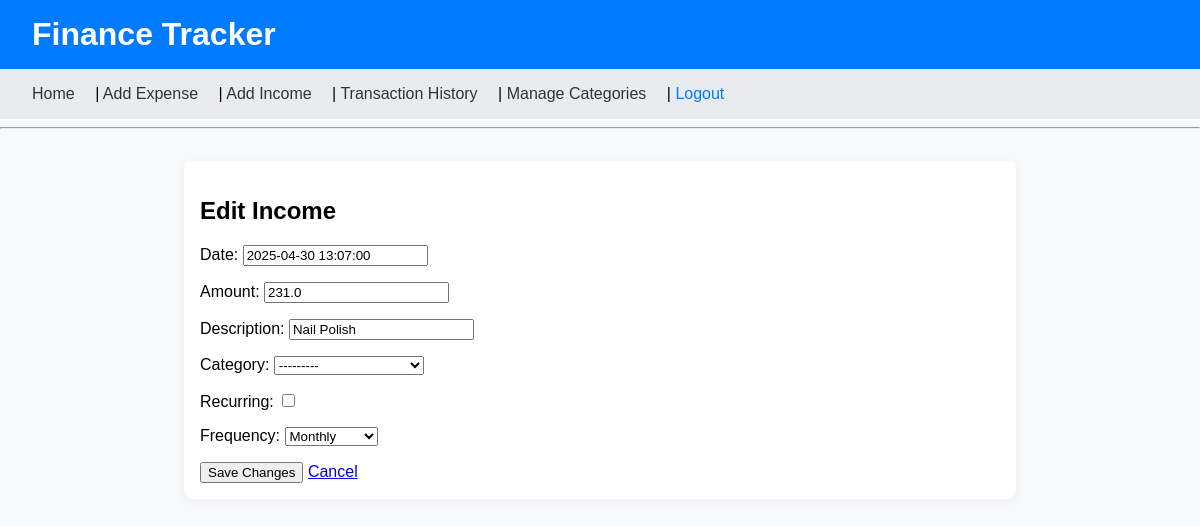
The page /edit-income/19/ (signed in) on the database as committed earlier.
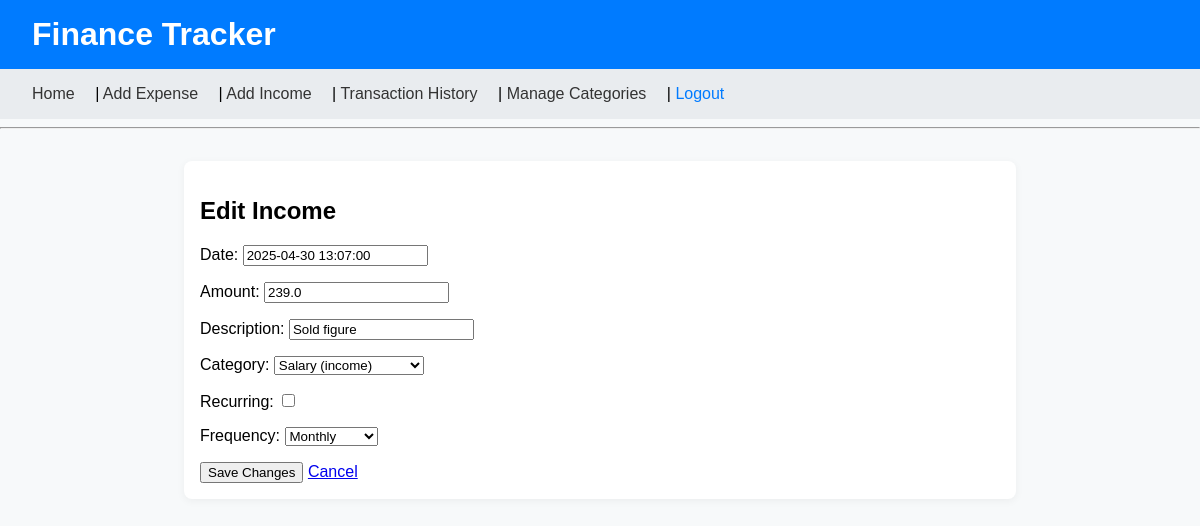
The same page on the database as committed later.
### finance/models.py (models this page shows, shortened)
class Income(models.Model):
    user = models.ForeignKey(User, on_delete=models.CASCADE)
    date = models.DateTimeField()
    amount = models.FloatField()
    description = models.CharField(max_length=25)
    category = models.ForeignKey(Category, on_delete=models.CASCADE)
    recurring = models.BooleanField(default=False)
    frequency = models.CharField(
        max_length=20,
        choices=FREQUENCY_CHOICES,
        default='monthly',
    )

### finance/views.py (the view)
# urls.py: path('edit-income/<int:income_id>/', views.edit_income, name='edit_income'),
def edit_income(request, income_id):
    income = get_object_or_404(Income, id=income_id, user=request.user)
    if request.method == "POST":
        form = IncomeForm(request.POST, instance=income)
        if form.is_valid():
            update_income = form.save(commit=False)
            update_income.user = request.user
            update_income.save()
            return redirect("transaction_history")
    else:
        form = IncomeForm(instance=income)
    return render(request, "finance/edit_income.html", {"form": form, "income": income})

### finance/forms.py
class IncomeForm(forms.ModelForm):
    class Meta:
        model = Income
        fields = ["date", "amount", "description", "category", "recurring", "frequency"]
    def __init__(self, *args, **kwargs):
        super().__init__(*args, **kwargs)
        self.fields['category'].queryset = Category.objects.filter(type="income")

### finance/models.py (called while the page is built)
    def __str__(self):
        return f"{self.name} ({self.type})"

### finance/templates/finance/edit_income.html (shortened to what this page needs)
{% extends "finance/base.html" %}
{% block content %}
<h2>Edit Income</h2>
<form method="post">
    {{ form.as_p }}
    <button type="submit">Save Changes</button>
    <a href="{% url 'transaction_history' %}">Cancel</a>
</form>
{% endblock %}

Rows that differ between the two databases and show on the page:
changed Income "Monthly": amount "231.0" → "239.0"; description "Nail Polish" → "Sold figure"; category "---------" → "Salary (income)"
